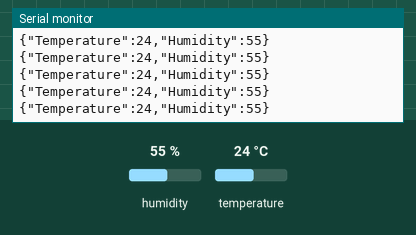
Recording of a sketch running on a simulated Arduino Uno, built with avr-gcc and run on an emulated ATmega328P. Shown: the last lines printed to the serial monitor. The test bench sets the inputs (shaded band); at power-on: humidity 55 %, temperature 24 °C.

Above: at 2.8 s.
2.9 s: humidity set to 22 %
5.6 s: temperature set to 12 °C
At 6.5 s:
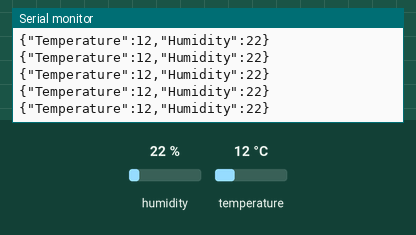
11.7 s: humidity set to 40 %
At 12.5 s:
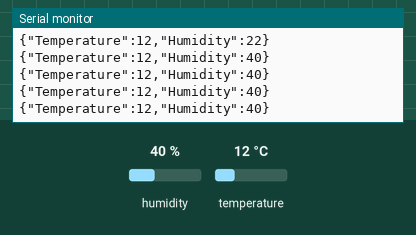
Timing chart, 0 to 14.7 s (numbered marks = the images above; inputs shaded):
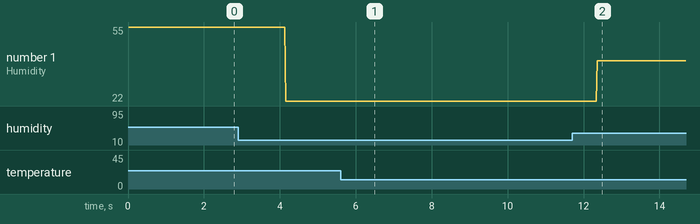

Measured:
- after the input at 5.6 s, the serial monitor: prints a new line after 0.61 s (image 1)
- after the input at 11.7 s, the serial monitor: prints a new line after 0.67 s (image 2)
- plotted number 1: 55 → 22 after the input at 2.9 s, 22 → 40 after the input at 11.7 s

The sketch:

dhtJson.ino
```cpp
#include<ArduinoJson.h>
#include<DHT.h>

#define dhttype 11
#define dhtpin 7
DHT dht(dhtpin, dhttype);

void setup() {
  Serial.begin(9600);
  dht.begin();
}

void loop() {
  int temp = dht.readTemperature();
  int umi = dht.readHumidity();

  // Criando documento JSON <Tamanho em bytes> nome_do_doc
  StaticJsonDocument<100>json;

  // Criando atributo Json
  json["Temperature"] = temp;
  json["Humidity"] = umi;

  serializeJson(json, Serial);

  Serial.println();

}
```
